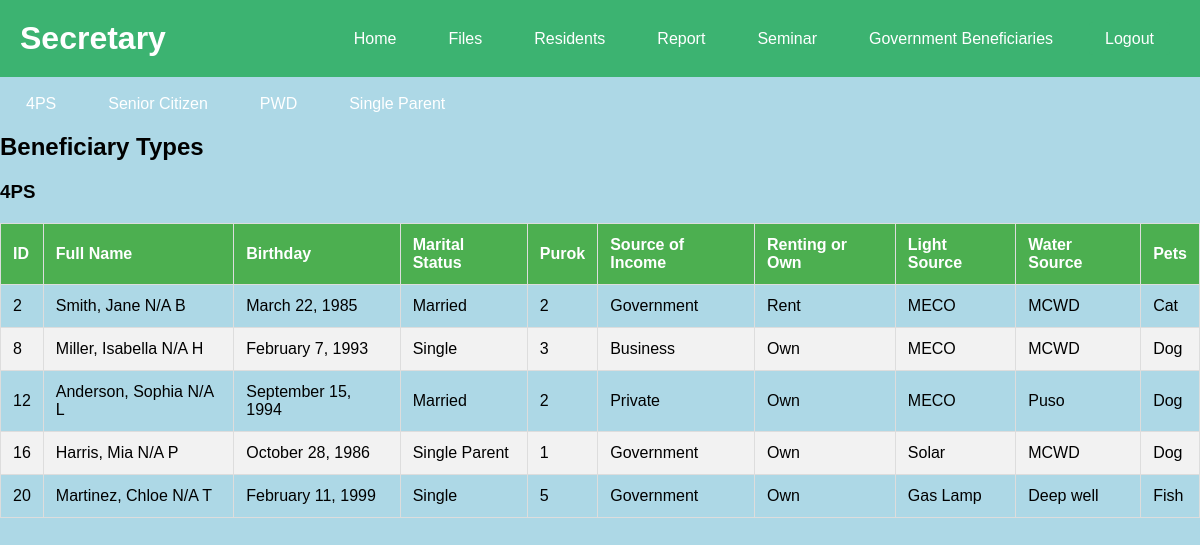
Screenshot of /secretary/benefits/view4ps.php with the database file from the repository.
### tables this page shows
CREATE TABLE `residents` (
  `id` int(11) NOT NULL,
  `last_name` varchar(50) NOT NULL,
  `first_name` varchar(50) NOT NULL,
  `middle_name` varchar(50) DEFAULT NULL,
  `extension_name` varchar(10) DEFAULT NULL,
  `birthday` date NOT NULL,
  `age` int(11) NOT NULL,
  `marital_status` enum('Single','Married','Lived in Partner','Widower/Widow','Single Parent') NOT NULL,
  `partner_name` varchar(50) DEFAULT NULL,
  `children_count` int(11) DEFAULT NULL,
  `purok` varchar(50) NOT NULL,
  `source_of_income` enum('None','Private','Government','Driver','Business') NOT NULL,
  `company_name` varchar(100) DEFAULT NULL,
  `government_work` varchar(100) DEFAULT NULL,
  `vehicle_type` varchar(50) DEFAULT NULL,
  `business_type` varchar(100) DEFAULT NULL,
  `house_ownership` enum('Own','Rent') NOT NULL,
  `light_source` enum('MECO','Solar','Gas Lamp') NOT NULL,
  `water_source` enum('Deep well','Puso','MCWD') NOT NULL,
  `pets` varchar(100) DEFAULT NULL,
  `beneficiaries` varchar(100) DEFAULT NULL
);

### secretary/benefits/view4ps.php (the view, shortened to what this page needs)
<?php
$host = 'localhost';
$db_name = 'gabi';
$username = 'root';
$password = '';
$conn = new mysqli($host, $username, $password, $db_name);
$sql = "SELECT * FROM residents";
$result = $conn->query($sql);
$beneficiaries = [
    '4PS' => [],
];
if ($result->num_rows > 0) {
    while ($row = $result->fetch_assoc()) {
        if (in_array($row['beneficiaries'], array_keys($beneficiaries))) {
            $beneficiaries[$row['beneficiaries']][] = $row;
        }
    }
}
?>
<!DOCTYPE html>
<html lang="en">
<head>
    <link rel="stylesheet" href="../dashboard.css">
     <link rel="stylesheet" href="index.css">
    <link rel="stylesheet" href="viewgb.css">
</head>
<body>
     <header>
        <div class="title">
            <h1>Secretary</h1>
        </div>
        <nav>
            <ul class="navbar">
                <li><a href="../dashboard.php" class="nav-link">Home</a></li>
                <li><a href="../files/index.php" class="nav-link ">Files</a></li>
                <li><a href="../residents/index.php" class="nav-link">Residents</a></li>
                <li><a href="../reports/index.php" class="nav-link">Report</a></li>
                <li><a href="../seminar/index.php" class="nav-link">Seminar</a></li>
                <li><a href="../benefits/index.php" class="nav-link">Government Beneficiaries</a></li>
                <li><a href="../logout.php" class="nav-link logout-btn">Logout</a></li>
            </ul>
        </nav>
    </header>
    <br>
       <nav>
            <ul class="navbar">
                <li><a href="view4ps.php" class="nav-link">4PS</a></li>
                <li><a href="viewsc.php" class="nav-link">Senior Citizen</a></li>
                <li><a href="viewpwd.php" class="nav-link">PWD</a></li>
                <li><a href="viewsp.php" class="nav-link">Single Parent</a></li>
            </ul>
        </nav>
    <div class="content">
        <h2>Beneficiary Types</h2>
        <?php foreach ($beneficiaries as $type => $group): ?>
            <?php if (!empty($group)):  ?>
                <h3><?php echo htmlspecialchars($type); ?></h3>
                <table>
                    <thead>
                        <tr>
                            <th>ID</th>
                            <th>Full Name</th>
                            <th>Birthday</th>
                            <th>Marital Status</th>
                            <th>Purok</th>
                            <th>Source of Income</th>
                            <th>Renting or Own</th>
                            <th>Light Source</th>
                            <th>Water Source</th>
                            <th>Pets</th>
                        </tr>
                    </thead>
                    <tbody>
                        <?php foreach ($group as $beneficiary): ?>
                            <tr>
                                <td><?php echo htmlspecialchars($beneficiary['id']); ?></td>
                                <td><?php echo htmlspecialchars($beneficiary['last_name'] . ', ' . $beneficiary['first_name'] . ' ' . $beneficiary['extension_name'] . ' ' . $beneficiary['middle_name']); ?></td>
                                <td><?php echo htmlspecialchars(date('F j, Y', strtotime($beneficiary['birthday']))); ?></td>
                                <td><?php echo htmlspecialchars($beneficiary['marital_status']); ?></td>
                                <td><?php echo htmlspecialchars($beneficiary['purok']); ?></td>
                                <td><?php echo htmlspecialchars($beneficiary['source_of_income']); ?></td>
                                <td><?php echo htmlspecialchars($beneficiary['house_ownership']); ?></td>
                                <td><?php echo htmlspecialchars($beneficiary['light_source']); ?></td>
                                <td><?php echo htmlspecialchars($beneficiary['water_source']); ?></td>
                                <td><?php echo htmlspecialchars($beneficiary['pets']); ?></td>
                            </tr>
                        <?php endforeach; ?>
                    </tbody>
                </table>
            <?php endif; ?>
        <?php endforeach; ?>
    </div>
</body>
</html>

### secretary/dashboard.css (style rules this page uses)
body { font-family: Arial, sans-serif; margin: 0; padding: 0; background-color: lightblue; }
header { display: flex; justify-content: space-between; align-items: center; background-color: mediumseagreen; padding: 20px 20px; color: white; }
.title h1 { margin: 0; }
.navbar { list-style-type: none; margin: 0; padding: 0; display: flex; }
.nav-link { color: white; text-decoration: none; padding: 8px 16px; }
.navbar li { margin: 0 10px; }
.navbar .logout-btn { color: #fff; background-color: mediumseagreen; padding: 8px 16px; border-radius: 4px; text-decoration: none; }

### secretary/benefits/viewgb.css (style rules this page uses)
table { width: 100%; border-collapse: collapse; margin-top: 20px; }
table, th, td { border: 1px solid #dddddd; }
th, td { padding: 12px; text-align: left; }
th { background-color: #4CAF50; color: white; }
tr:nth-child(even) { background-color: #f2f2f2; }

### rows the page displays
residents: id "2", last_name+first_name+extension_name "Smith, Jane N/A B", birthday "March 22, 1985", marital_status "Married", purok "2", source_of_income "Government", house_ownership "Rent", light_source "MECO", water_source "MCWD", pets "Cat"
residents: id "8", last_name+first_name+extension_name "Miller, Isabella N/A H", birthday "February 7, 1993", marital_status "Single", purok "3", source_of_income "Business", house_ownership "Own", light_source "MECO", water_source "MCWD", pets "Dog"
residents: id "12", last_name+first_name+extension_name "Anderson, Sophia N/A L", birthday "September 15, 1994", marital_status "Married", purok "2", source_of_income "Private", house_ownership "Own", light_source "MECO", water_source "Puso", pets "Dog"
residents: id "16", last_name+first_name+extension_name "Harris, Mia N/A P", birthday "October 28, 1986", marital_status "Single Parent", purok "1", source_of_income "Government", house_ownership "Own", light_source "Solar", water_source "MCWD", pets "Dog"
residents: id "20", last_name+first_name+extension_name "Martinez, Chloe N/A T", birthday "February 11, 1999", marital_status "Single", purok "5", source_of_income "Government", house_ownership "Own", light_source "Gas Lamp", water_source "Deep well", pets "Fish"

### other values shown
$type "4PS"
